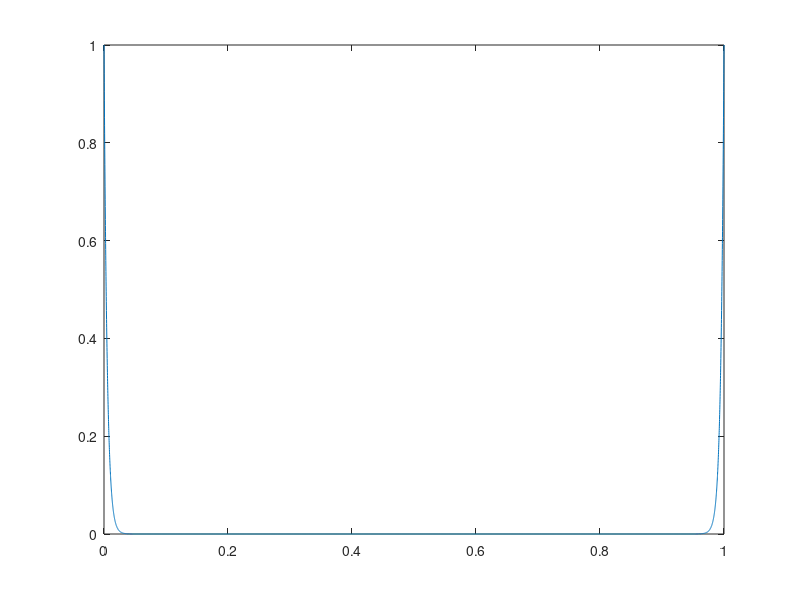

This chart was generated by the following MATLAB code: (Note: this script raises an error after producing the figure.)
clear
close all
clc

n = 100;

m=100;

f = '((x-0.5)./0.5)';
f = inline(f);
x = linspace(0,1,n+1);
x = x(1:n);
F = f;
f = f(x).^m;



X = 0:0.0001:1;
%X = x;

a0 = plot(X,F(X).^m);
hold on
N = length(X);
A = zeros(1,N);
[C,A] = myDFT(f,X);
A = real(A);
a1 = plot(X(1:end-1),A(1:end-1));

M0 = "Original function";
M1 = "Approximation";
legend([a0,a1], [M0,M1]);